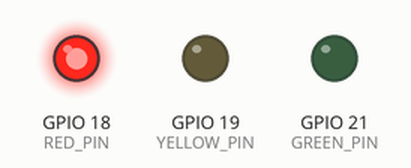
The sketch below on a simulated ESP32. Parts: output pins drawn as LEDs (lit = HIGH).

Above: at 1.5 s.
At 3.5 s:
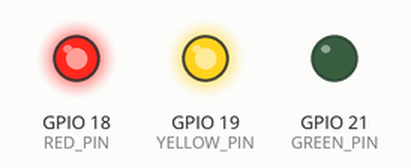
At 5.5 s:
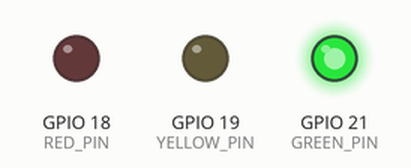
At 7.5 s:
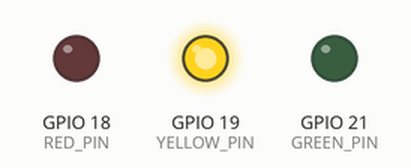
Timing chart, 0 to 10.4 s (numbered marks = the images above):
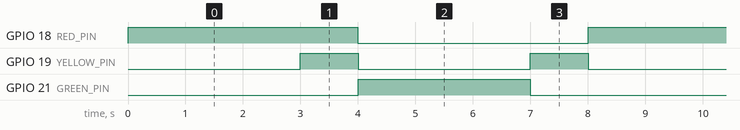

Measured:
- by itself, GPIO 18 (RED_PIN): alternates HIGH for 4.0 s and LOW for 4.0 s
- by itself, GPIO 19 (YELLOW_PIN): alternates HIGH for 1.0 s and LOW for 3.0 s
- by itself, GPIO 21 (GREEN_PIN): alternates HIGH for 3.0 s and LOW for 5.0 s

The sketch:

LED_05_semaforo.ino
```cpp
// (licence header left out)
#include <Arduino.h>

/*
 * LED_05_semaforo.ino
 *
 * Questo sketch simula il funzionamento di un semaforo utilizzando tre LED
 * (rosso, giallo e verde).
 *
 * Circuito:
 * - LED rosso collegato al GPIO 18 e GND attraverso una resistenza da 220 ohm
 * - LED giallo collegato al GPIO 19 e GND attraverso una resistenza da 220 ohm
 * - LED verde collegato al GPIO 21 e GND attraverso una resistenza da 220 ohm
 *
 * Creato il: 2023
 */

const int RED_PIN = 18;     // Pin a cui è collegato il LED rosso
const int YELLOW_PIN = 19;  // Pin a cui è collegato il LED giallo
const int GREEN_PIN = 21;    // Pin a cui è collegato il LED verde

void setup() {
  // Inizializza i pin come output
  pinMode(RED_PIN, OUTPUT);
  pinMode(YELLOW_PIN, OUTPUT);
  pinMode(GREEN_PIN, OUTPUT);

  // Inizia con tutti i LED spenti
  digitalWrite(RED_PIN, LOW);
  digitalWrite(YELLOW_PIN, LOW);
  digitalWrite(GREEN_PIN, LOW);
}

void loop() {
  // Fase 1: Rosso acceso (Stop)
  digitalWrite(RED_PIN, HIGH);
  digitalWrite(YELLOW_PIN, LOW);
  digitalWrite(GREEN_PIN, LOW);
  delay(3000);  // Attendi 3 secondi

  // Fase 2: Rosso e giallo accesi (Preparati a partire)
  digitalWrite(RED_PIN, HIGH);
  digitalWrite(YELLOW_PIN, HIGH);
  digitalWrite(GREEN_PIN, LOW);
  delay(1000);  // Attendi 1 secondo

  // Fase 3: Verde acceso (Via libera)
  digitalWrite(RED_PIN, LOW);
  digitalWrite(YELLOW_PIN, LOW);
  digitalWrite(GREEN_PIN, HIGH);
  delay(3000);  // Attendi 3 secondi

  // Fase 4: Giallo acceso (Preparati a fermarti)
  digitalWrite(RED_PIN, LOW);
  digitalWrite(YELLOW_PIN, HIGH);
  digitalWrite(GREEN_PIN, LOW);
  delay(1000);  // Attendi 1 secondo

  // Torna all'inizio del loop
}
```
